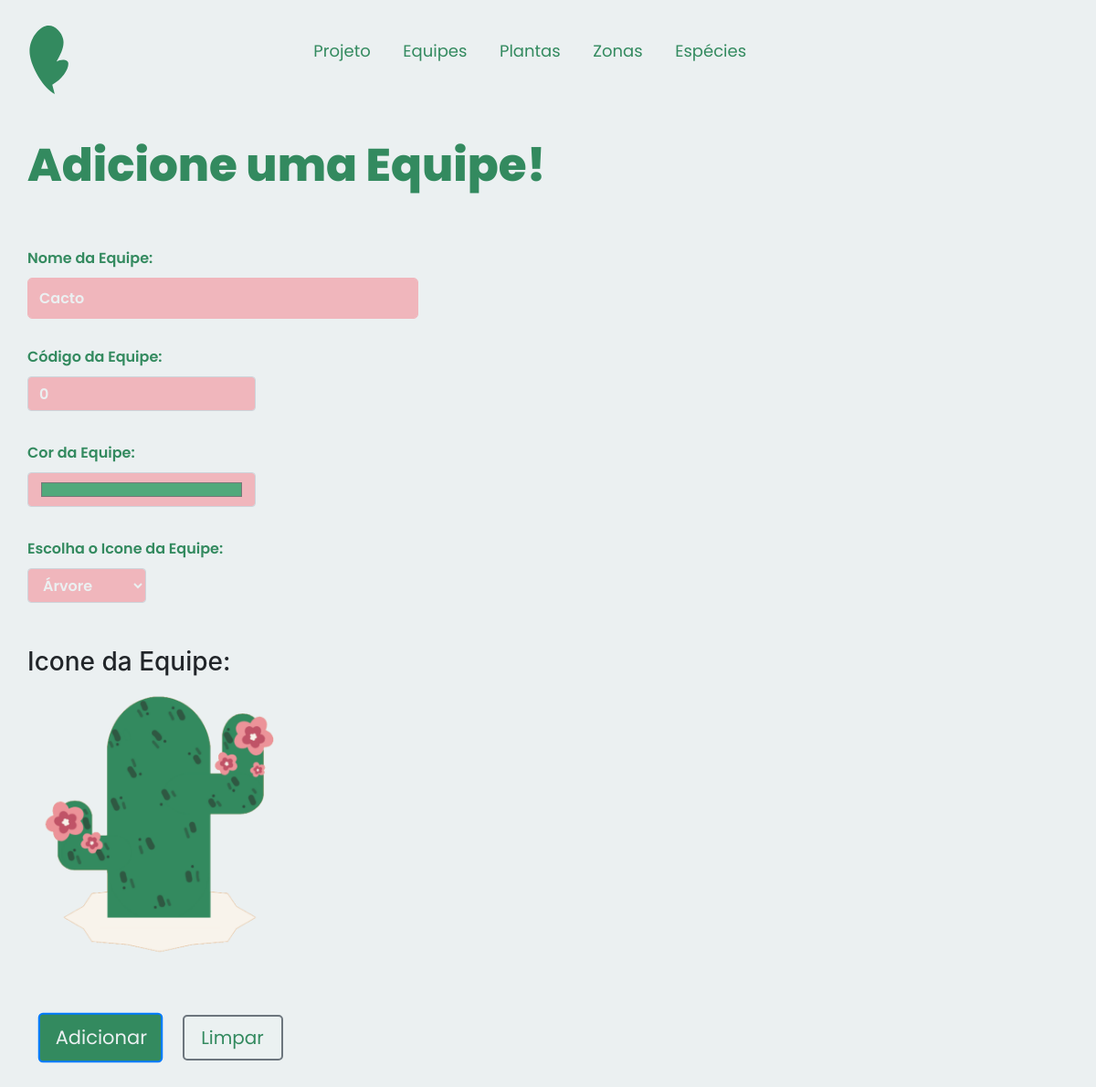
Page /app/views/equipes/editarEquipe.php?id=9 on the committed database.
### tables this page shows
CREATE TABLE `equipe` (
  `idEquipe` int(11) NOT NULL,
  `nomeEquipe` varchar(100) NOT NULL,
  `codEntrada` int(11) NOT NULL,
  `cor` varchar(50) NOT NULL,
  `icone` varchar(200) NOT NULL
);

### app/dao/EquipeDAO.php (called while the page is built, shortened)
<?php
include_once(__DIR__ . "/../models/EquipeModel.php");
class EquipeDAO
{
    private function mapEquipes($resultSql)
    {
        $equipes = array();
        foreach ($resultSql as $reg) :
            $equipe = new Equipe();
            $equipe->setIdEquipe($reg['idEquipe']);
            $equipe->setNomeEquipe($reg['nomeEquipe']);
            $equipe->setCodEntrada($reg['codEntrada']);
            $equipe->setCorEquipe($reg['cor']);
            $equipe->setIconeEquipe($reg['icone']);
            array_push($equipes, $equipe);
        endforeach;
        return $equipes;
    }
    public function findById($idEquipe)
    {
        $conn = Connection::getConn();
        $sql = EquipeDAO::SQL_EQUIPE .
            " WHERE e.idEquipe = ?";
        $stmt = $conn->prepare($sql);
        $stmt->execute([$idEquipe]);
        $result = $stmt->fetchAll();
        $equipes = $this->mapEquipes($result);
        if (count($equipes) == 1)
            return $equipes[0];
        elseif (count($equipes) == 0)
            return null;
        die("EspecieDAO.findById - Erro: mais de uma equipe" .
            " encontrado para o ID " . $idEquipe);
    }
}

### app/controllers/EquipeController.php (called while the page is built, shortened)
<?php
include_once(__DIR__."/../dao/EquipeDAO.php");
class EquipeController {
    private $equipeDAO;
    public function __construct() {
        $this->equipeDAO = new EquipeDAO();
    }
    public function buscarPorId($idEquipe) {
        return $this->equipeDAO->findById($idEquipe);
    }
}
?>

### app/models/EquipeModel.php (called while the page is built, shortened)
<?php
class Equipe
{
    private $nomeEquipe;
    private $codEntrada;
    private $corEquipe;
    private $iconeEquipe;
    public function setIdEquipe($idEquipe)
    {
        return $this;
    }
    public function getNomeEquipe()
    {
        return $this->nomeEquipe;
    }
    public function setNomeEquipe($nomeEquipe)
    {
        $this->nomeEquipe = $nomeEquipe;
        return $this;
    }
    public function getCodEntrada()
    {
        return $this->codEntrada;
    }
    public function setCodEntrada($codEntrada)
    {
        $this->codEntrada = $codEntrada;
        return $this;
    }
    public function getCorEquipe()
    {
        return $this->corEquipe;
    }
    public function setCorEquipe($corEquipe)
    {
        $this->corEquipe = $corEquipe;
        return $this;
    }
    public function getIconeEquipe()
    {
        return $this->iconeEquipe;
    }
    public function setIconeEquipe($iconeEquipe)
    {
        $this->iconeEquipe = $iconeEquipe;
        return $this;
    }
}

### app/views/equipes/editarEquipe.php (the view, shortened to what this page needs)
<?php include_once("../../controllers/EquipeController.php"); ?>
<?php
$id = $_GET['id'];
$equipeCont = new EquipeController();
$equipe = $equipeCont->buscarPorId($id);
?>
<!DOCTYPE html>
<html lang="pt-br">
<head>
    <link rel="stylesheet" href="https://stackpath.bootstrapcdn.com/bootstrap/4.1.3/css/bootstrap.min.css"
>
    <link rel="stylesheet" href="../css/adicionarplanta.css">
    <link rel="stylesheet" href="../css/plantas.css">
    <?php include_once("../../bootstrap/header.php");?>
    <link rel="stylesheet" href="./css/index.css">
    <link rel="stylesheet" href="./css/cabecalho.css">
    <link rel="stylesheet" href="views/js/registro.js">
    <link rel="stylesheet" href="css/editorwys.css" type="text/css" media="all" />
</head>
</head>
<nav>
    <?php include_once("../../bootstrap/navADM.php");?>
</nav>
<body>
    <main>
    <nav id="primeirotextoindex">
            <div class="container">
                <div class="row justify-content-md-left">
                        <div class="row">
                        <div class="col">
                        <h1 id="primeirotextoreg"> Adicione uma Equipe!</h1>
                            <form action="editarEquipeExec.php" method="POST" enctype="multipart/form-data">
                            <label for="formtexto" id="txtNome">Nome da Equipe:</label>
                            <input type="text" name="Nome_Equipe" class="form-control" id="txtNomeEquipe" value="<?php echo $equipe->getNomeEquipe(); ?>" $ aria-describedby="nome-cadastro">
                            <label for="formtexto" id="txtCodigo">Código da Equipe:</label>
                            <input type="number" value="<?php echo $equipe->getCodEntrada(); ?>" name="Cod_Equipe" class="form-control" id="txtCodigoForm" aria-describedby="nome-cadastro">
                            <div class="w-100"> <br>
                            <label for="formtexto" id="txtCodigo">Cor da Equipe: </label>
                            <input type="color" value="<?php echo $equipe->getCorEquipe(); ?>" name="Cor_Equipe" class="form-control" id="txtCodigoForm" aria-describedby="nome-cadastro">
                            <div class="w-100"> <br>
                            <label id="txtCodigo" for="imagem">Escolha o Icone da Equipe:</label>
                            <br>
                            <select name="imagem" id="imagem" class='form-control' style='width: 130px; margin-top: 1px; color: #ebf0f1; background-color: #f0b6bc; font-family: Poppins-semibold;' onchange="atualizarImagem()">
                            <option value="../../public/icon/arvore_icon.png" data-imagem="../../public/icon/arvore_icon.png">Árvore</option>
                            </select>
                            <br>
                            <br>
                            <div id="imagemSelecionada">
                            <h3>Icone da Equipe:</h3>
                            <img src="<?php echo $equipe->getIconeEquipe(); ?>" alt="" id="previewImagem" style="width: 300px; height: 300px">
                            <div class="container">
                            <button type="submit" class="btn btn-primary btn-lg" id="botoesregistrar"><a>Adicionar</a> </button>
                            <button type="reset" class="btn btn-secondary btn-lg" id="botoeslimpar"> <a id="limpar"> Limpar</a>
                            </button>
                            </div>
                            <br> <br>
                            </form>
    </main>
    </body>
</body>
</html>

### app/views/css/adicionarplanta.css (style rules this page uses)
:root { --principal: #338a5f; --verdao: #04574d; --branco: #ebf0f1; --branquinho: #ebf0f14b; --destaque: #f58c95; --rosinha: #f0b6bc; --cinza: #586660; --cinzinha: #d3dadb; width: 100%; height: 100%; font-family: Poppins-regular, Roboto; }
* { margin: 0 auto; padding: 0; }
body { background-color: var(--branco); min-height: 100%; overflow-x: hidden; }
a { text-decoration: none; }
.btn { background-size: cover; background-position: center; background-repeat: no-repeat; cursor: pointer; }
#txtNome { margin-left: 0%; font-family: Poppins-semibold; color: var(--principal); margin-top: 10px; }
#txtCodigo { margin-left: 0%; font-family: Poppins-semibold; color: var(--principal); margin-top: 10px; }
.form-control { background-color: var(--rosinha); height: 45px; border: none; border-radius: 0; box-shadow: none; margin-top: -10px; margin-right: 70px; }
#primeirotextoreg { color: #338A5F; margin-bottom: 50px; font-family: Poppins; margin-top: 40px; font-size: 50px; }
#botoesregistrar { color:#f58c95; background-color: #04574d; margin-top: 60px; border-radius: 5px; border-width: 2px; width: 130px; transform: scale(1.05); margin-right: 20px; font-family: Poppins-regular; height: 52px; text-align: center; transition: 0.3s ease; text-decoration: none; }
#botoeslimpar { background-color: var(--branquinho); border-radius: 5px; border-width: 2px; width: 110px; margin-top: 60px; color: var(--principal); font-family: Poppins-regular; }
#txtCodigoForm { width: 250px; }
input[type=text], input[type=text]:hover, input[type=text]:valid, input[type=text]::after { width: 1000px; background-color: var(--rosinha); height: 45px; margin-right: auto; border-radius: 0%; margin-right: 50px; margin-bottom: 20px; margin-top: -5px; border-color: var(--rosinha); position: relative; font-family: Poppins-medium; transition: 0.3s all ease; color: var(--branco); }
button[type=submit]::after { border: none; }
#txtCodigoForm { background-color: #f0b6bc; color: #ebf0f1; margin-top: 1px; font-family: Poppins-semibold; }

### app/views/css/plantas.css (style rules this page uses)
:root { --principal: #338a5f; --verdao: #04574d; --branco: #ebf0f1; --branquinho: #ebf0f14b; --destaque: #f58c95; --rosinha: #f0b6bc; --cinza: #586660; --cinzinha: #d3dadb; width: 100%; height: 100%; font-family: Poppins-regular, Roboto; }
* { margin: 0 auto; padding: 0; }
body { background-color: var(--branco); min-height: 100%; overflow-x: hidden; }
#botoesregistrar { background-color: #338a5f !important; color: #ebf0f1; }

### app/views/css/cabecalho.css (style rules this page uses)
:root { --principal: #338a5f; --verdao: #04574d; --branco: #ebf0f1; --branquinho: #ebf0f14b; --destaque: #f58c95; --rosinha: #f0b6bc; --cinza: #586660; --cinzinha: #d3dadb; width: 100%; height: 100%; font-family: Poppins-regular, Roboto; }
button, button:focus, button::after, button::before { outline: none !important; }

### app/views/css/index.css (style rules this page uses)
:root { --principal: #338a5f; --verdao: #04574d; --branco: #ebf0f1; --branquinho: #ebf0f14b; --destaque: #f58c95; --rosinha: #f0b6bc; --cinza: #586660; --cinzinha: #d3dadb; width: 100%; height: 100%; font-family: Poppins-regular, Roboto; }
button, button:focus, button::after, button::before { outline: none !important; }
body { background-color: var(--branco); }
body { overflow-x: hidden; }

### app/views/equipes/editarEquipe.php (style rules this page uses)
#txtNomeEquipe { color: #ebf0f1; background-color: #f0b6bc; margin-top: 1px; font-family: Poppins-semibold; border-radius: 5px; width: 428px; }

### rows in the picture
equipe: Nome_Equipe "Cacto", Cod_Equipe "0", Cor_Equipe "#51a97b", icone (picture)
